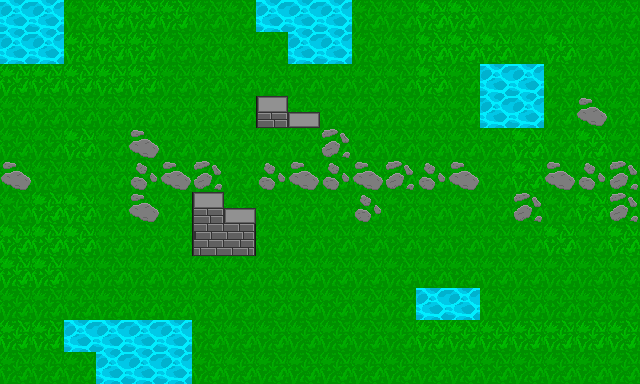

A level layout from a 2D game, rendered from its tile map. Below: a short description, then the map file with tile-grid data replaced by summaries:
An orthogonal 20x12 tile map with 32x32 px tiles, 3 tile layers (background, navigation, details), 2 tilesets and 6 objects (3x dummy, knight, ranger, snake).

<map version="1.5" tiledversion="1.7.2" orientation="orthogonal" renderorder="right-down" width="20" height="12" tilewidth="32" tileheight="32" infinite="0" nextlayerid="14" nextobjectid="106">
 <tileset firstgid="1" name="temp" tilewidth="32" tileheight="32" tilecount="64" columns="8">
  <image source="temp.png" trans="ff00ff" width="256" height="256" />
 </tileset>
 <tileset firstgid="65" name="tileset" tilewidth="32" tileheight="32" tilecount="504" columns="24">
  <image source="tileset.png" trans="ff00ff" width="793" height="672" />
 </tileset>
 <layer id="4" name="background" width="20" height="12" locked="1">
  <properties>
   <property name="Draw" type="int" value="1" />
  </properties>
  <data>[240 cells, 240 non-empty, 3 distinct tile ids]</data>
 </layer>
 <layer id="8" name="navigation" width="20" height="12">
  <properties>
   <property name="Draw" type="int" value="1" />
   <property name="Navigation" type="int" value="1" />
  </properties>
  <data>[240 cells, 28 non-empty, 5 distinct tile ids]</data>
 </layer>
 <layer id="12" name="details" width="20" height="12">
  <properties>
   <property name="Draw" type="int" value="1" />
  </properties>
  <data>[240 cells, 64 non-empty, 6 distinct tile ids]</data>
 </layer>
 <objectgroup id="13" name="entities">
  <object id="98" name="knight" type="knight" x="96" y="128" width="32" height="32" />
  <object id="99" name="ranger" type="ranger" x="64" y="192" width="32" height="32" />
  <object id="100" name="dummy" type="dummy" x="384" y="128" width="32" height="32" />
  <object id="101" name="dummy" type="dummy" x="320" y="160" width="32" height="32" />
  <object id="103" name="dummy" type="dummy" x="320" y="288" width="32" height="32" />
  <object id="104" name="snake" type="snake" x="384" y="192" width="32" height="32" />
 </objectgroup>
</map>
